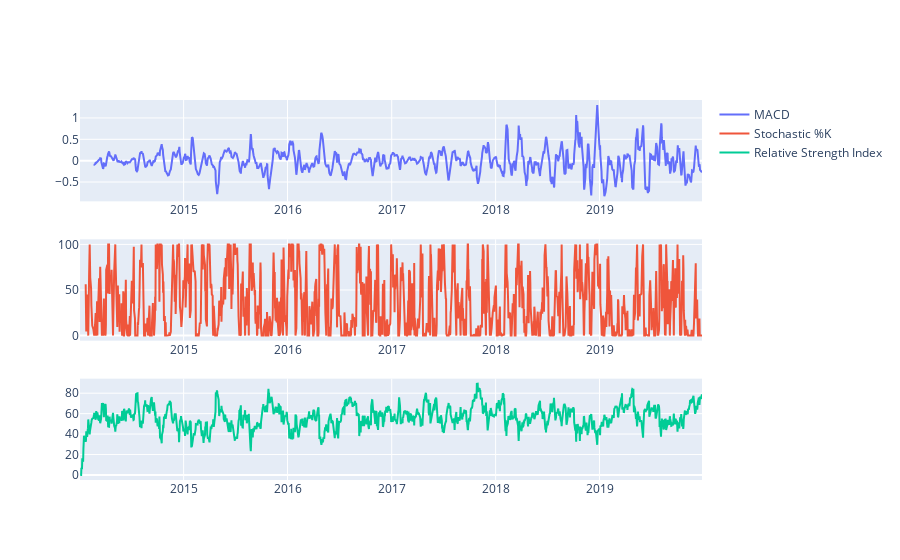

Source (notebook cell):
### Code cell
from plotly.subplots import make_subplots

# Plotting technical indicators 
fig1 = make_subplots(rows=3, cols=1)
fig1.append_trace(
    go.Scatter(x=full_msft_df.index, y=full_msft_df["macd"],mode='lines',name="MACD"),row=1,col=1
    )
fig1.append_trace(
    go.Scatter(x=full_msft_df.index, y=full_msft_df["%k"],mode='lines',name="Stochastic %K"),row=2,col=1
    )
fig1.append_trace(
    go.Scatter(x=full_msft_df.index, y=full_msft_df["rsi"],mode='lines',name="Relative Strength Index"),row=3,col=1
    )
fig1.show()

### Figure 1 — Plotly figure (JSON) as saved in the notebook; plotly's stock layout.template omitted (floating-point values rounded to 4 significant figures; data arrays with more than 128 entries replaced by an {"elided": "..."} marker saying what was removed)
{"data": [{"mode": "lines", "name": "MACD", "type": "scatter", "x": {"elided": "1507 str values"}, "xaxis": "x", "y": {"elided": "1507 float values"}, "yaxis": "y"}, {"mode": "lines", "name": "Stochastic %K", "type": "scatter", "x": {"elided": "1507 str values"}, "xaxis": "x2", "y": {"elided": "1507 float values"}, "yaxis": "y2"}, {"mode": "lines", "name": "Relative Strength Index", "type": "scatter", "x": {"elided": "1507 str values"}, "xaxis": "x3", "y": {"elided": "1507 float values"}, "yaxis": "y3"}], "layout": {"xaxis": {"anchor": "y", "domain": [0, 1]}, "xaxis2": {"anchor": "y2", "domain": [0, 1]}, "xaxis3": {"anchor": "y3", "domain": [0, 1]}, "yaxis": {"anchor": "x", "domain": [0.7333, 1]}, "yaxis2": {"anchor": "x2", "domain": [0.3667, 0.6333]}, "yaxis3": {"anchor": "x3", "domain": [0, 0.2667]}}}
